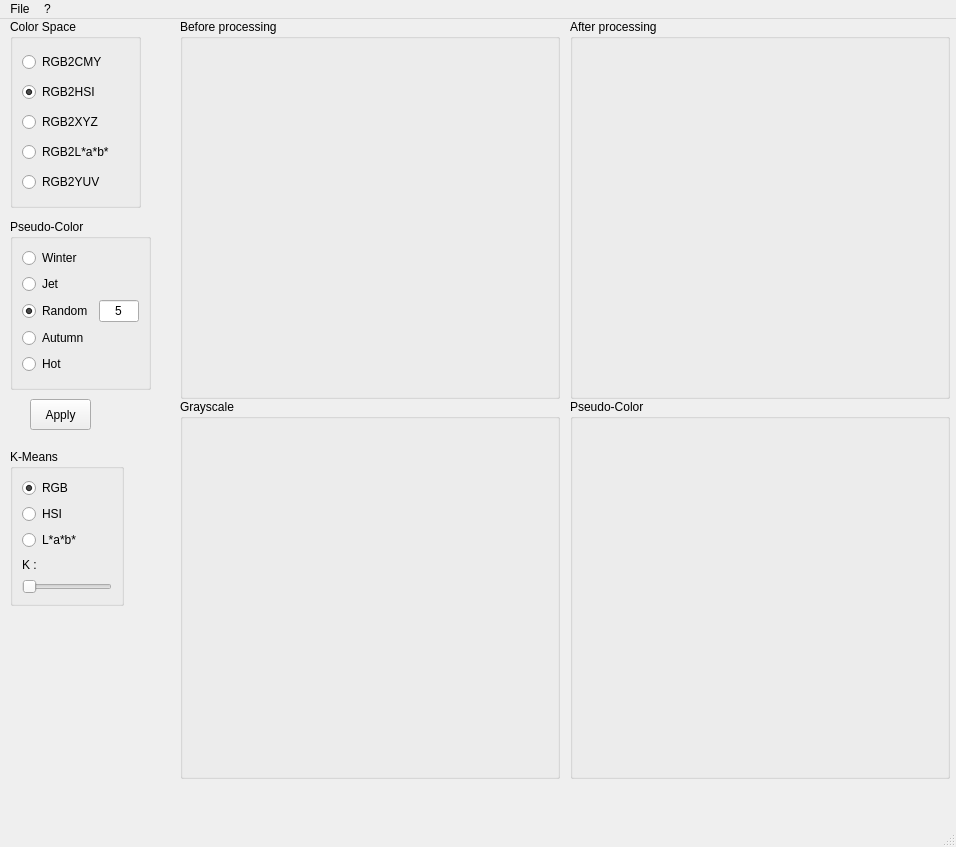
<?xml version="1.0" encoding="UTF-8"?>
<ui version="4.0">
 <class>ImageProcessing</class>
 <widget class="QMainWindow" name="ImageProcessing">
  <property name="geometry">
   <rect>
    <x>0</x>
    <y>0</y>
    <width>956</width>
    <height>847</height>
   </rect>
  </property>
  <property name="windowTitle">
   <string>ImageProcessing</string>
  </property>
  <widget class="QWidget" name="centralwidget">
   <widget class="QGroupBox" name="groupBox_3">
    <property name="geometry">
     <rect>
      <x>10</x>
      <y>0</y>
      <width>131</width>
      <height>189</height>
     </rect>
    </property>
    <property name="title">
     <string>Color Space</string>
    </property>
    <layout class="QVBoxLayout" name="verticalLayout">
     <item>
      <widget class="QRadioButton" name="cmy_rbutton">
       <property name="text">
        <string>RGB2CMY</string>
       </property>
       <property name="checked">
        <bool>false</bool>
       </property>
      </widget>
     </item>
     <item>
      <widget class="QRadioButton" name="hsi_rbutton">
       <property name="text">
        <string>RGB2HSI</string>
       </property>
       <property name="checked">
        <bool>true</bool>
       </property>
      </widget>
     </item>
     <item>
      <widget class="QRadioButton" name="xyz_rbutton">
       <property name="text">
        <string>RGB2XYZ</string>
       </property>
       <property name="checked">
        <bool>false</bool>
       </property>
      </widget>
     </item>
     <item>
      <widget class="QRadioButton" name="CIELab_rbutton">
       <property name="text">
        <string>RGB2L*a*b*</string>
       </property>
       <property name="checked">
        <bool>false</bool>
       </property>
      </widget>
     </item>
     <item>
      <widget class="QRadioButton" name="yuv_rbutton">
       <property name="text">
        <string>RGB2YUV</string>
       </property>
      </widget>
     </item>
    </layout>
   </widget>
   <widget class="QGroupBox" name="groupBox_6">
    <property name="geometry">
     <rect>
      <x>10</x>
      <y>200</y>
      <width>141</width>
      <height>171</height>
     </rect>
    </property>
    <property name="title">
     <string>Pseudo-Color</string>
    </property>
    <layout class="QGridLayout" name="gridLayout_5">
     <item row="1" column="0">
      <widget class="QRadioButton" name="jet_rbutton">
       <property name="text">
        <string>Jet</string>
       </property>
      </widget>
     </item>
     <item row="4" column="0">
      <widget class="QRadioButton" name="hot_rbutton">
       <property name="text">
        <string>Hot</string>
       </property>
       <property name="checked">
        <bool>false</bool>
       </property>
      </widget>
     </item>
     <item row="3" column="0">
      <widget class="QRadioButton" name="autumn_rbutton">
       <property name="text">
        <string>Autumn</string>
       </property>
       <property name="checked">
        <bool>false</bool>
       </property>
      </widget>
     </item>
     <item row="2" column="0">
      <widget class="QRadioButton" name="random_rbutton">
       <property name="text">
        <string>Random</string>
       </property>
       <property name="checked">
        <bool>true</bool>
       </property>
      </widget>
     </item>
     <item row="0" column="0">
      <widget class="QRadioButton" name="winter_rbutton">
       <property name="text">
        <string>Winter</string>
       </property>
       <property name="checked">
        <bool>false</bool>
       </property>
      </widget>
     </item>
     <item row="2" column="1">
      <widget class="QLineEdit" name="random_edit">
       <property name="layoutDirection">
        <enum>Qt::LeftToRight</enum>
       </property>
       <property name="text">
        <string>5</string>
       </property>
       <property name="alignment">
        <set>Qt::AlignCenter</set>
       </property>
      </widget>
     </item>
    </layout>
   </widget>
   <widget class="QGroupBox" name="groupBox">
    <property name="geometry">
     <rect>
      <x>180</x>
      <y>0</y>
      <width>380</width>
      <height>380</height>
     </rect>
    </property>
    <property name="title">
     <string>Before processing</string>
    </property>
    <layout class="QGridLayout" name="gridLayout">
     <item row="0" column="0">
      <widget class="QLabel" name="original_image">
       <property name="text">
        <string/>
       </property>
       <property name="scaledContents">
        <bool>true</bool>
       </property>
      </widget>
     </item>
    </layout>
   </widget>
   <widget class="QGroupBox" name="groupBox_4">
    <property name="geometry">
     <rect>
      <x>180</x>
      <y>380</y>
      <width>380</width>
      <height>380</height>
     </rect>
    </property>
    <property name="title">
     <string>Grayscale</string>
    </property>
    <layout class="QGridLayout" name="gridLayout_3">
     <item row="0" column="0">
      <widget class="QLabel" name="grayscale_image">
       <property name="text">
        <string/>
       </property>
       <property name="scaledContents">
        <bool>true</bool>
       </property>
      </widget>
     </item>
    </layout>
   </widget>
   <widget class="QGroupBox" name="groupBox_2">
    <property name="geometry">
     <rect>
      <x>570</x>
      <y>0</y>
      <width>380</width>
      <height>380</height>
     </rect>
    </property>
    <property name="title">
     <string>After processing</string>
    </property>
    <layout class="QGridLayout" name="gridLayout_2">
     <item row="0" column="0">
      <widget class="QLabel" name="processed_image">
       <property name="text">
        <string/>
       </property>
       <property name="scaledContents">
        <bool>true</bool>
       </property>
      </widget>
     </item>
    </layout>
   </widget>
   <widget class="QGroupBox" name="groupBox_5">
    <property name="geometry">
     <rect>
      <x>570</x>
      <y>380</y>
      <width>380</width>
      <height>380</height>
     </rect>
    </property>
    <property name="title">
     <string>Pseudo-Color</string>
    </property>
    <layout class="QGridLayout" name="gridLayout_4">
     <item row="0" column="0">
      <widget class="QLabel" name="pseudo_color_image">
       <property name="text">
        <string/>
       </property>
       <property name="scaledContents">
        <bool>true</bool>
       </property>
      </widget>
     </item>
    </layout>
   </widget>
   <widget class="QLabel" name="gray_colortable">
    <property name="geometry">
     <rect>
      <x>200</x>
      <y>770</y>
      <width>321</width>
      <height>31</height>
     </rect>
    </property>
    <property name="text">
     <string/>
    </property>
    <property name="scaledContents">
     <bool>true</bool>
    </property>
   </widget>
   <widget class="QLabel" name="pseudo_colortable">
    <property name="geometry">
     <rect>
      <x>590</x>
      <y>770</y>
      <width>321</width>
      <height>31</height>
     </rect>
    </property>
    <property name="text">
     <string/>
    </property>
    <property name="scaledContents">
     <bool>true</bool>
    </property>
   </widget>
   <widget class="QPushButton" name="apply_button">
    <property name="geometry">
     <rect>
      <x>30</x>
      <y>380</y>
      <width>61</width>
      <height>31</height>
     </rect>
    </property>
    <property name="text">
     <string>Apply</string>
    </property>
   </widget>
   <widget class="QGroupBox" name="groupBox_7">
    <property name="geometry">
     <rect>
      <x>10</x>
      <y>430</y>
      <width>114</width>
      <height>157</height>
     </rect>
    </property>
    <property name="title">
     <string>K-Means</string>
    </property>
    <layout class="QGridLayout" name="gridLayout_6">
     <item row="0" column="0">
      <widget class="QRadioButton" name="kmeansrgb_rbutton">
       <property name="text">
        <string>RGB</string>
       </property>
       <property name="checked">
        <bool>true</bool>
       </property>
      </widget>
     </item>
     <item row="1" column="0">
      <widget class="QRadioButton" name="kmeanshsi_rbutton">
       <property name="text">
        <string>HSI</string>
       </property>
      </widget>
     </item>
     <item row="2" column="0">
      <widget class="QRadioButton" name="kmeansLab_rbutton">
       <property name="text">
        <string>L*a*b*</string>
       </property>
      </widget>
     </item>
     <item row="3" column="0">
      <widget class="QLabel" name="kmeans_label">
       <property name="text">
        <string>K : </string>
       </property>
      </widget>
     </item>
     <item row="4" column="0">
      <widget class="QSlider" name="kmeans_slider">
       <property name="orientation">
        <enum>Qt::Horizontal</enum>
       </property>
      </widget>
     </item>
    </layout>
   </widget>
  </widget>
  <widget class="QMenuBar" name="menubar">
   <property name="geometry">
    <rect>
     <x>0</x>
     <y>0</y>
     <width>956</width>
     <height>22</height>
    </rect>
   </property>
   <widget class="QMenu" name="menuFile">
    <property name="title">
     <string>File</string>
    </property>
    <addaction name="load_image"/>
    <addaction name="exit"/>
   </widget>
   <widget class="QMenu" name="menu">
    <property name="title">
     <string>?</string>
    </property>
    <addaction name="actionAbout"/>
   </widget>
   <addaction name="menuFile"/>
   <addaction name="menu"/>
  </widget>
  <widget class="QStatusBar" name="statusbar"/>
  <action name="load_image">
   <property name="text">
    <string>Load Image</string>
   </property>
  </action>
  <action name="exit">
   <property name="text">
    <string>Exit</string>
   </property>
  </action>
  <action name="actionAbout">
   <property name="text">
    <string>About</string>
   </property>
  </action>
 </widget>
 <resources/>
 <connections/>
</ui>
